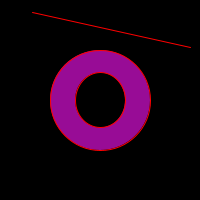
Frame 1 (no input)
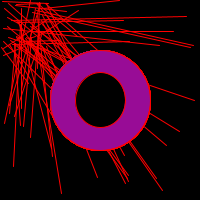
Frame 60 (the mouse pressed at the canvas centre just before this capture)
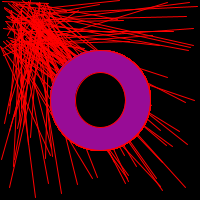
Frame 120 (the mouse held since frame 60 and released just before this capture)

The Processing sketch that drew these frames (run headless with seeded random() and noise(); from frame 60 on, the mouse is pressed at the canvas centre):

// Processing sketch: processing_67636
// ── processing_67636.pde

void setup() {
  size(200, 200);
rectMode(CENTER);
fill(#980C96);
ellipse(100,100,100,100);
background(0);
stroke(255,0,0);
frameRate(20);
fill(0);
ellipse(100,100,50,55);

}

  void draw() {
    line(random(50), random (50), random(200), random(200));
    fill(#980C96);
ellipse(100,100,100,100);
    size(200, 200);
    fill(0);
    ellipse(100,100,50,55);
    
  }
